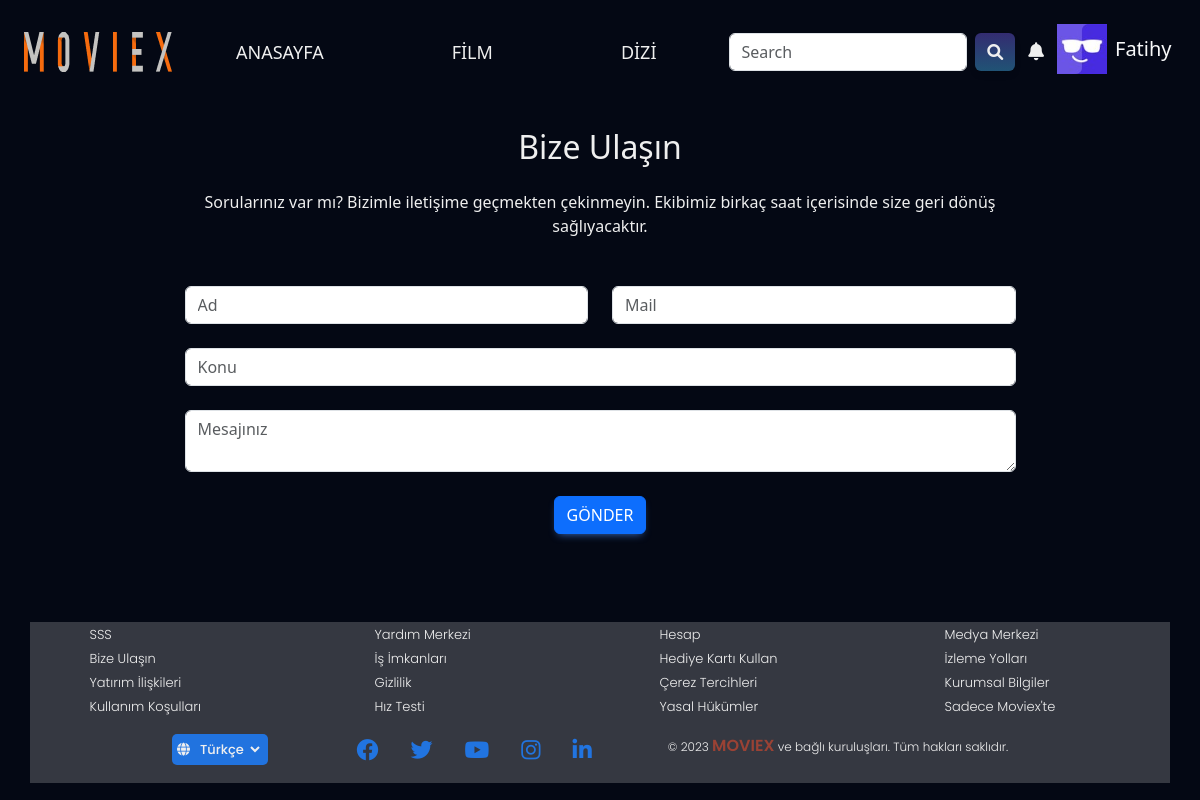
The page /214/ContactUs/ (signed in) on the database its author committed.
### appUser/models.py (models this page shows, shortened)
class Profil(models.Model):
    user = models.ForeignKey(User, verbose_name=("Kullanıcı"), on_delete=models.CASCADE)
    name = models.CharField(("Profil Adı"), max_length=50,blank=True,)
    image = models.FileField(("Profil Fotoğrafı"), upload_to='', max_length=100)
    spectator=models.CharField(("İzleyici Kitlesi"), max_length=50, choices=SPECTATOR, null=True)
    language=models.CharField(("Dil Seçimi"), max_length=50, choices=LANGUAGE, null=True)

### appMy/views.py (the view)
# urls.py: path('<pid>/ContactUs/', ContactUs, name="ContactUswithpid"),
def ContactUs(request, pid=None):
    profil = None
    if pid:
        profil = Profil.objects.get(id=pid)
    context = {
        "profil": profil,
    }
    return render(request, 'contact.html', context)

### templates/contact.html (shortened to what this page needs)
{% extends 'base.html' %}
{% load static %}
{% block body %}
<section class="mb-4">
    <div class="container">
        <h2 class="h1-responsive font-weight-bold text-center my-4" style="color: #EFEFEF;">Bize Ulaşın</h2>
        <p class="text-center w-responsive mx-auto mb-5" style="color: #EFEFEF;">Sorularınız var mı? Bizimle iletişime
            geçmekten çekinmeyin. Ekibimiz birkaç saat
            içerisinde size geri dönüş sağlıyacaktır.</p>
        <div class="contact row text-center">
            <div class="col-md-9 mx-auto">
                <form id="contact-form" name="contact-form" action="mail.php" method="POST">
                    <div class="row">
                        <div class="col-md-6">
                            <div class="md-form mb-4">
                                <input type="text" id="name" name="name" placeholder="Ad" class="form-control">
                            </div>
                        </div>
                        <div class="col-md-6">
                            <div class="md-form mb-4">
                                <input type="text" id="email" name="email" placeholder="Mail" class="form-control">
                            </div>
                        </div>
                    </div>
                    <div class="row">
                        <div class="col-md-12">
                            <div class="md-form mb-4">
                                <input type="text" id="title" name="title" placeholder="Konu" class="form-control">
                            </div>
                        </div>
                    </div>
                    <div class="row">
                        <div class="col-md-12">
                            <div class="md-form mb-4">
                                <textarea type="text" id="text" name="text" placeholder="Mesajınız" rows="2"
                                    class="form-control md-textarea"></textarea>
                            </div>
                        </div>
                    </div>
                </form>
                <div class="text-center text-md-left">
                    <a class="btn btn-primary" onclick="document.getElementById('contact-form').submit();">Gönder</a>
                </div>
            </div>
        </div>
    </div>
</section>
{% endblock body %}

### templates/part/_girisli_header.html (shortened to what this page needs)
{% load static %}
<header>
  <div class="container-fluid">
    <nav class="navbar navbar-expand-lg navbar-dark pe-3">
      <div class="container ">
        <a href="{% url 'index' profil.id %}"><img src="{% static 'img/header-footer-img/Group 54.png' %}" alt=""></a>
        <div class="collapse navbar-collapse justify-content-end" id="navbarSupportedContent">
          <ul class="navbar-nav mb-2 mb-lg-0" style="display: flex; justify-content: center;">
            <li class="nav-item">
              <a class="nav-link"style="margin-left: 0.5rem;" href="{% url 'index' profil.id %}">ANASAYFA</a>
            </li>
            <li class="nav-item">
              <a class="nav-link text-uppercase" style="margin-left: 3rem;" href="/Moviex/{{ profil.id }}/Film">FİLM</a>
            </li>
            <li class="nav-item">
              <a class="nav-link text-uppercase" style="margin-left: 3rem;" href="/Moviex/{{ profil.id }}/Dizi">DİZİ</a>
            </li>
          </ul>
          <form class="d-flex" role="search" action="{% url 'searchMovies' profil.id %}" method="GET">
            <input class="form-control me-2" name="q" placeholder="Search" aria-label="Search">
            <button class="btn search-button" type="submit"><i class="fa-solid fa-magnifying-glass"></i></button>
          </form>
        </div>
        <div class="d-flex user_control">
          <div class="d-flex user-settings-icon">
            <div class="notification mx-0">
              <button type="button" class="btn" data-mdb-toggle="modal" data-mdb-target="#notificationModal">
                <i class="fa-solid fa-bell"></i>
              </button>
            </div>
          </div>
<div class="dropdown profile-dropdown">
  <div class="profile-dropdown-btn d-flex" data-bs-toggle="dropdown" aria-expanded="false" onclick="toggle()">
    <div class="profile-img">
      {% if profil.image %}
      <img src="{{ profil.image.url }}" alt="" width="50px">
      {% else %}
      <img src="{% static 'img/profile/logo-p1.png' %}" alt="" width="50px">
      {% endif %}
    </div>
    {% if profil.name %}
    <span class="text-light ms-2 fs-5 align-self-center">{{ profil.name }}</span>
    {% else %}
    <span class="text-light ms-2 fs-5 align-self-center">{{ request.user }}</span>
    {% endif %}
  </div>
</div>
        </div>
      </div>
    </nav>
  </div>
</header>

### appMy/static/css/style.css (style rules this page uses)
* { margin: 0; padding: 0; box-sizing: border-box; }
body { background: #040814 !important; height: 100%; width: 100%; }
:root { --partner-1:#112B3C ; --partner-2:#205375 ; --partner-3:#F66B0E ; --partner-4:#EFEFEF ; --partner-5:#082032 ; --partner-6:#2C394B ; --partner-7:#334756 ; --partner-8:#FF4C29 ; --partner-9:#0A0F0F; --partner-10:#CECACA; --yedek-11:#040814; --ff-popins:'Popins',sans-serif; --fs-1:36px; --fs-2:32px; --fs-3:30px; --fs-4:24px; --fs-5:20px; --fs-6:18px; --fs-7:16px; --fs-8:15px; --fs-9:14px; --fs-10:13px; --fs-11:12px; --fs-12:11px; --fw-500: 500; --fw-700: 700; --transition-1: 0.15s ease; --transition-2: 0.25s ease-in; --section-padding: 100px; }
select,button { font: inherit; background: none; border: none; cursor: pointer; }
input { font: inherit; width: 100%; border: none; }
a { text-decoration: none !important; }

### appMy/static/css/header.css (style rules this page uses)
:root { --partner-1: #112B3C; --partner-2: #205375; --partner-3: #F66B0E; --partner-4: #EFEFEF; --partner-5: #082032; --partner-6: #2C394B; --partner-7: #334756; --partner-8: #FF4C29; --partner-9: #0A0F0F; --partner-10: #CECACA; --yedek-11: #040814; }
header { display: flex; align-items: center; justify-content: space-around; padding: 5px; height: 140px; background-color: #040814; }
nav { box-shadow: none !important; }
header nav ul { display: flex; list-style: none; position: relative; gap: -10px; align-items: center; padding: 0; }
.pe-3 { padding-right: 4rem !important; }

### appMy/static/css/girisli_header.css (style rules this page uses)
:root { --partner-1: #112B3C; --partner-2: #205375; --partner-3: #F66B0E; --partner-4: #EFEFEF; --partner-5: #082032; --partner-6: #2C394B; --partner-7: #334756; --partner-8: #FF4C29; --partner-9: #0A0F0F; --partner-10: #CECACA; --yedek-11: #040814 }
header { position: relative; display: flex; padding: 1rem 0 !important; height: auto; }
.nav-item { color: #EFEFEF; font-size: 18px; font-weight: 500; margin-right: 4rem; text-align: center; }
.navbar-nav { display: flex; justify-content: center; }
.nav-item:first-child { margin-left: 3rem; }
.nav-item .nav-link { color: #EFEFEF; font-size: 18px; font-weight: 500; }
form .search-button { background-image: linear-gradient(#332c71, #205375); border: none; }
form .search-button i { color: #EFEFEF; }
.user-settings-icon { margin: 9px 0; }
.user-settings-icon .notification { margin-right: 1.4rem; }
.notification button { box-shadow: none !important; }
.notification button i { color: #EFEFEF; font-size: 18px; }
.profile-dropdown { position: relative; z-index: 99; }
.profile-dropdown-btn { cursor: pointer; width: 55px; }

### rows shown on the page
Profil: image (picture), name "Fatihy"
